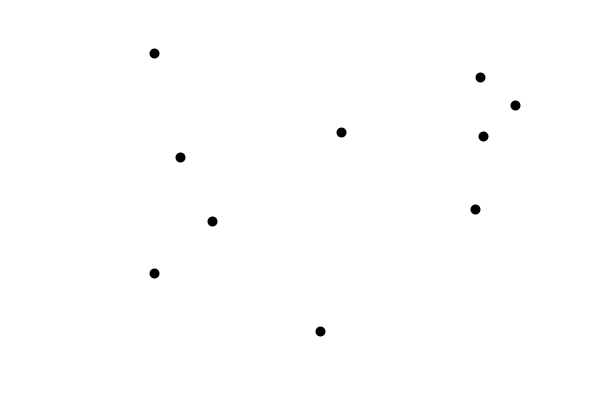
Frame 1 (no input)
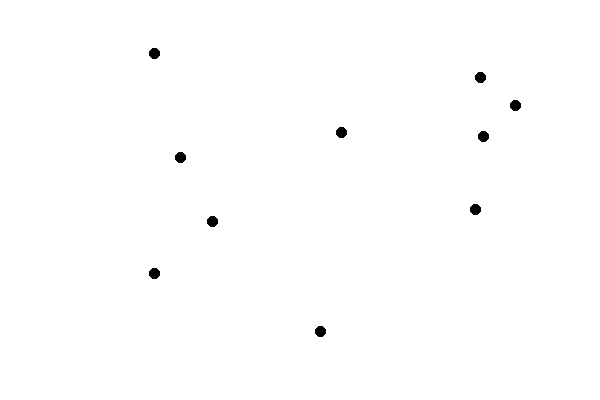
Frame 60 (the mouse pressed at the canvas centre just before this capture)
Frame 120 (the mouse held since frame 60 and released just before this capture): identical to frame 60, image omitted

The Processing sketch that drew these frames (run headless with seeded random() and noise(); from frame 60 on, the mouse is pressed at the canvas centre):

// Processing sketch: GiftWrappingAlgorithm
// ── GiftWrappingAlgorithm.pde
// implementing gift wrapping algorithm (convex hull/convex envelope) -- visualizing in 2D

import java.util.Random;

final int numberOfPoints = 10;
PVector[] points = new PVector[numberOfPoints];

void setup(){
  size(600,400);
  background(255);

  // initialize the program with N random points
  Random random = new Random();
  for(int i=0; i<numberOfPoints; i++){
    points[i] = new PVector(50 + random.nextInt(width-100), 50 + random.nextInt(height-100));
  }

}

void drawAllPoints(){
  stroke(0);
  strokeWeight(10);
  for(PVector p: points){
    point(p.x, p.y);
  }
}

void draw(){
  drawAllPoints();
}
